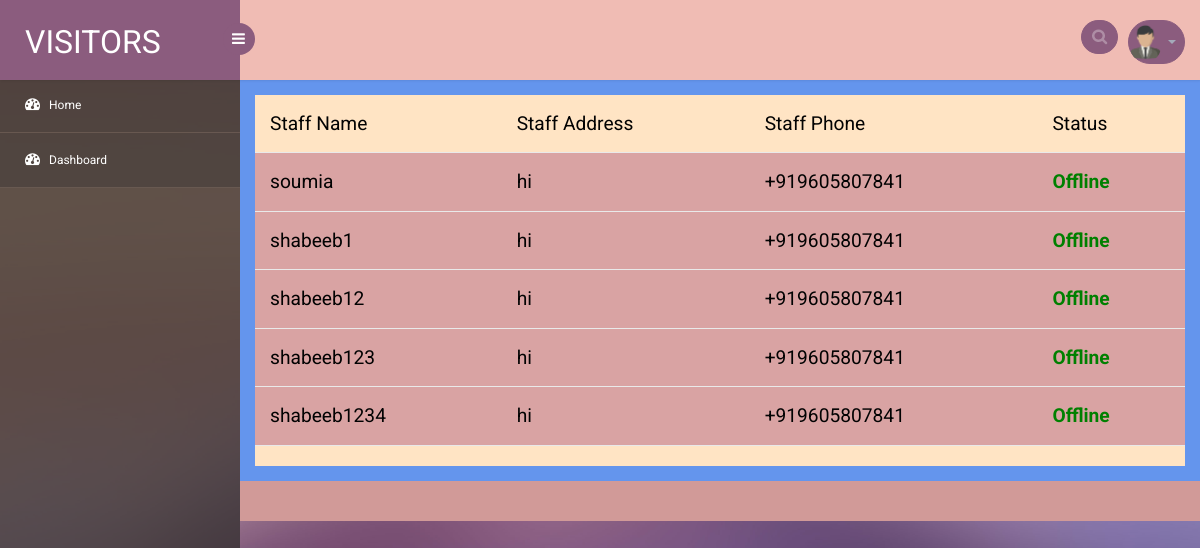
/profile, run on the app's committed database.
### blog/models.py (models this page shows)
class Register(models.Model):
    user=models.OneToOneField(User,on_delete=models.CASCADE)
    address=models.TextField()
    phone=PhoneNumberField()
    customer='customer'
    staff='staff'
    user_types=[
        (customer,'customer'),
        (staff,'staff')
    ]
    user_type=models.CharField(max_length=30,choices=user_types,default=customer)
    def __str__(self):
        return str(self.user.username)

### blog/views.py (the view)
# urls.py: path('profile',views.profile,name="profile"),
def profile(request):
    staff_list=Register.objects.filter(user_type='staff')
    print(staff_list)
    return render(request,'all_staff_view.html',{'staffs':staff_list})

### blog/templates/all_staff_view.html
{% extends 'dashboard.html' %}
{% block content %}
<div class="table-responsive table-shadow" style="background-color: bisque;">
    {% if staffs %}
    <table class="table">
          <thead>
            <tr>
              <th scope="col">Staff Name</th>
              <th scope="col">Staff Address</th>
              <th scope="col">Staff Phone</th>
              <th scope="col">Status</th>
            </tr>
          </thead>
          <tbody>
              {% for i in staffs %}
            <tr style="background-color: #d9a3a3;">
              <td>{{ i.user.username}}</td>
              <td>{{ i.address}}</td>
              <td>{{ i.phone }}</td>
              <td style="color:green;font-weight: bold">{% if i.user.profile.is_online %}
                Online
            {% else %}
                Offline
            {% endif %}</td>
            </tr>
            {% endfor %}
          </tbody>
    </table>
    {% else %}
    <span>No Leaves can be found...</span>
    {% endif %}
</div>
{% endblock %}

### blog/static/css2/style.css (style rules this page uses)
html,body,div,span,applet,object,iframe,h1,h2,h3,h4,h5,h6,p,blockquote,pre,a,abbr,acronym,address,big,cite,code,del,dfn,em,img,ins,kbd,q,s,samp,small,strike,strong,sub,sup,tt,var,b,u,i,dl,dt,dd,ol,nav ul,nav li,fieldset,form,label,legend,table,caption,tbody,tfoot,thead,tr,th,td,article,aside,canvas,details,embed,figure,figcaption,footer,header,hgroup,menu,nav,output,ruby,section,summary,time,mark,audio,video { margin:0;padding:0;border:0;font-size:100%;font:inherit;vertical-align:baseline; }
table { border-collapse:collapse;border-spacing:0; }
body { font-family: 'Roboto Condensed', sans-serif; background: url(../images/bg40.jpg)no-repeat 0px 0px; background-size: cover; background-position:center; background-attachment:fixed; }

### blog/static/css1/style.css (style rules this page uses)
html, body { font-family: 'Roboto', sans-serif; font-size: 100%; overflow-x: hidden; background: url(../images/bg.jpg) no-repeat 0px 0px; background-size:cover; }
.table>thead>tr>th { border-bottom: 1px solid #e1ab91 ! important; }
.table>tbody>tr>td, .table>tbody>tr>th, .table>tfoot>tr>td, .table>tfoot>tr>th, .table>thead>tr>td, .table>thead>tr>th { border-bottom: 1px solid #e9e9e9 ! important; }
.table > thead > tr > th, .table > tbody > tr > th, .table > tfoot > tr > th, .table > thead > tr > td, .table > tbody > tr > td, .table > tfoot > tr > td { border-top: none !important; }
.table td, .table>tbody>tr>td, .table>tbody>tr>th, .table>tfoot>tr>td, .table>tfoot>tr>th, .table>thead>tr>td, .table>thead>tr>th { padding: 15px!important; }
.table > thead > tr > th, .table > tbody > tr > th, .table > tfoot > tr > th, .table > thead > tr > td, .table > tbody > tr > td, .table > tfoot > tr > td { font-size: 1.2em; color: rgb(2, 2, 2); border-top: none !important; }

### data on the page
Register: user.username "soumia", address "hi", phone "+919605807841", shows "Offline"
Register: user.username "shabeeb1", address "hi", phone "+919605807841", shows "Offline"
Register: user.username "shabeeb12", address "hi", phone "+919605807841", shows "Offline"
Register: user.username "shabeeb123", address "hi", phone "+919605807841", shows "Offline"
Register: user.username "shabeeb1234", address "hi", phone "+919605807841", shows "Offline"
